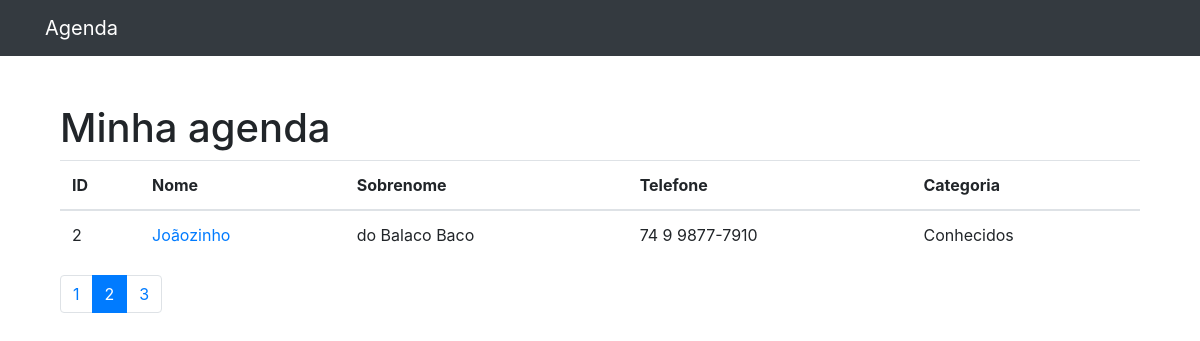
Page /?p=2 on the committed database.
### contatos/models.py (models this page shows, shortened)
class Contato(models.Model): # Escrever models.Model é herança pois Model está herdando da classe models
    nome = models.CharField(max_length=255)
    sobrenome = models.CharField(max_length=255, blank=True)
    telefone = models.CharField(max_length=255)
    email = models.CharField(max_length=255, blank=True)
    data_criacao = models.DateTimeField(default=timezone.now)
    decricao = models.TextField(blank=True)
    categoria = models.ForeignKey(Categoria, on_delete=models.DO_NOTHING)
    mostrar = models.BooleanField(default = True)

class Categoria(models.Model):
    nome = models.CharField(max_length=255)
    def __str__(self):
        return self.nome

### contatos/views.py (the view)
# urls.py: path('', views.index, name='index'),
def index(request):
    contatos = Contato.objects.order_by('nome').filter(
        mostrar=True # Se quiser mostrar os contatos ocultos mudo para False
    )
    paginator = Paginator(contatos, 1)
    page = request.GET.get('p')
    contatos = paginator.get_page(page)
    return render(request, 'contatos/index.html', {
        'contatos': contatos
    })

### contatos/templates/contatos/index.html
{% extends 'base.html' %}
{% block conteudo %}
<div class="col-lg-12">
    <h1 class="mt-5">Minha agenda</h1>
    <table class="table">
      <thead>
        <tr>
          <th>ID</th>
          <th>Nome</th>
          <th>Sobrenome</th>
          <th>Telefone</th>
          <th>Categoria</th>
        </tr>
      </thead>
      <tbody>
        {% for contato in contatos %}
        <tr>
          <td>{{ contato.id }}</td>
          <td>
            <a href="{% url 'olhar_contato' contato.id %}"> {{ contato.nome }}</a>
          </td>
          <td>{{ contato.sobrenome }}</td>
          <td>{{ contato.telefone }}</td>
          <td>{{ contato.categoria }}</td>
        </tr>
        {% endfor %}
      </tbody>
    </table>
    <nav aria-label="...">
      <ul class="pagination">
        {% for pagina in contatos.paginator.page_range %}
        {% if contatos.number == pagina %}
        <li class="page-item active" >
          <a class="page-link" href="?p={{ pagina }}">{{pagina}}</a>
        </li>
        {% else %}
        <li class="page-item">
          <a class="page-link" href="?p={{ pagina }}">{{pagina}}</a>
        </li>
        {% endif %}
        {% endfor %}
      </ul>
    </nav>
{%endblock%}

### rows in the picture
Contato: id "2", nome "Joãozinho", sobrenome "do Balaco Baco", telefone "74 9 9877-7910", categoria "Conhecidos"

### other values in the picture
{{ pagina }} "1" "3"
{{ pagina }} "2"
